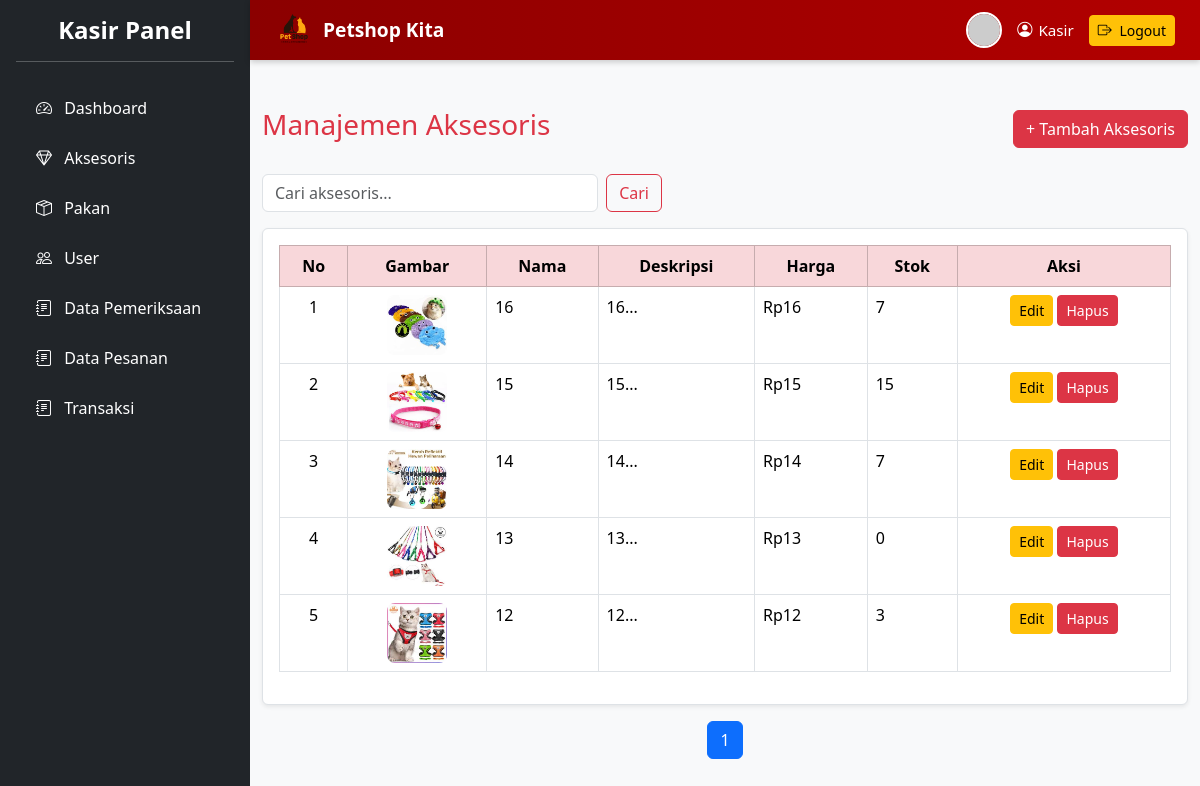
Page /kasir/aksesoris.php on the committed database.
### tables this page shows
CREATE TABLE `aksesoris_212238` (
  `id_212238` varchar(36) NOT NULL,
  `nama_aksesoris_212238` varchar(100) DEFAULT NULL,
  `harga_212238` int(11) DEFAULT NULL,
  `stok_212238` int(11) DEFAULT NULL,
  `foto_212238` varchar(100) DEFAULT NULL,
  `deskripsi_212238` text NOT NULL,
  `gambar_212238` varchar(255) NOT NULL
);

### kasir/aksesoris.php (the view, shortened to what this page needs)
<?php
include '../config/koneksi.php';
include 'includes/header.php';
$mode = 'main';
include 'includes/sidebar.php';
$limit = 10;
$page = isset($_GET['page']) ? (int)$_GET['page'] : 1;
$start = ($page - 1) * $limit;
$search = isset($_GET['search']) ? $_GET['search'] : '';
$search_sql = $search ? "WHERE nama_aksesoris_212238 LIKE '%$search%'" : "";
$total_query = mysqli_query($koneksi, "SELECT COUNT(*) as total FROM aksesoris_212238 $search_sql");
$total_data = mysqli_fetch_assoc($total_query)['total'];
$total_pages = ceil($total_data / $limit);
$query = "SELECT * FROM aksesoris_212238 $search_sql ORDER BY id_212238 DESC LIMIT $start, $limit";
$sql = mysqli_query($koneksi, $query);
?>
<div class="container mt-5">
  <div class="d-flex justify-content-between align-items-center mb-4">
    <h3 class="text-danger">Manajemen Aksesoris</h3>
    <a href="aksesoris/form_tambah.php" class="btn btn-danger">+ Tambah Aksesoris</a>
  </div>
  <form method="GET" class="mb-3 d-flex" style="max-width: 400px;">
    <input type="text" name="search" class="form-control me-2" placeholder="Cari aksesoris..." value="<?= htmlspecialchars($search) ?>">
    <button type="submit" class="btn btn-outline-danger">Cari</button>
  </form>
  <div class="table-responsive shadow-sm border rounded p-3 bg-white">
    <table class="table table-bordered table-hover">
      <thead class="table-danger text-center">
        <tr>
          <th>No</th>
          <th>Gambar</th>
          <th>Nama</th>
          <th>Deskripsi</th>
          <th>Harga</th>
          <th>Stok</th>
          <th>Aksi</th>
        </tr>
      </thead>
      <tbody>
        <?php
        $no = $start + 1;
        if (mysqli_num_rows($sql) > 0) {
          while ($data = mysqli_fetch_array($sql)) {
        ?>
        <tr>
          <td class="text-center"><?= $no++; ?></td>
          <td class="text-center">
            <img src="../assets/aksesoris/<?= htmlspecialchars($data['gambar_212238']); ?>" width="60" height="60" style="object-fit: cover; border-radius: 8px;">
          </td>
          <td><?= htmlspecialchars($data['nama_aksesoris_212238']); ?></td>
          <td><?= substr(htmlspecialchars($data['deskripsi_212238']), 0, 50); ?>...</td>
          <td>Rp<?= number_format($data['harga_212238'], 0, ',', '.'); ?></td>
          <td><?= $data['stok_212238']; ?></td>
          <td class="text-center">
            <a href="aksesoris/form_edit.php?id=<?= $data['id_212238']; ?>" class="btn btn-sm btn-warning">Edit</a>
            <a href="#"
               class="btn btn-sm btn-danger btn-hapus"
               data-id="<?= $data['id_212238']; ?>"
               data-nama="<?= htmlspecialchars($data['nama_aksesoris_212238']); ?>"
               data-jenis="aksesoris">
               Hapus
            </a>
          </td>
        </tr>
        <?php }
        } else {
          echo "<tr><td colspan='7' class='text-center'>Data tidak ditemukan</td></tr>";
        }
        ?>
      </tbody>
    </table>
  </div>
  <nav class="mt-3">
    <ul class="pagination justify-content-center">
      <?php for ($i = 1; $i <= $total_pages; $i++): ?>
        <li class="page-item <?= ($i == $page) ? 'active' : '' ?>">
          <a class="page-link" href="?search=<?= urlencode($search) ?>&page=<?= $i ?>"><?= $i ?></a>
        </li>
      <?php endfor; ?>
    </ul>
  </nav>
</div>

### kasir/includes/header.php (shortened to what this page needs)
<?php
$baseUrl = '/rina212238';
$adminNama = isset($_SESSION['user']['nama_212238']) ? $_SESSION['user']['nama_212238'] : 'Kasir';
$adminFoto = isset($_SESSION['user']['foto_212238']) && $_SESSION['user']['foto_212238'] != ''
    ? "../assets/user/" . $_SESSION['user']['foto_212238']
    : "https://ui-avatars.com/api/?name=Kasir&background=8B0000&color=fff";
?>
<!DOCTYPE html>
<html lang="id">
<head>
  <link href="https://cdn.jsdelivr.net/npm/bootstrap@5.3.3/dist/css/bootstrap.min.css" rel="stylesheet" />
  <link href="https://cdn.jsdelivr.net/npm/bootstrap-icons@1.10.5/font/bootstrap-icons.css" rel="stylesheet" />
</head>
<body>
<div class="topbar">
  <div class="logo">
    <img src="<?= $baseUrl ?>/logo.png" alt="Logo" height="38" style="border-radius: 6px;" />
    <span class="fw-bold">Petshop Kita</span>
  </div>
  <div class="admin-info">
    <img src="<?= $adminFoto ?>" class="admin-photo" alt="Foto Kasir">
    <span><i class="bi bi-person-circle"></i> <?= htmlspecialchars($adminNama) ?></span>
    <button class="btn btn-sm btn-warning" data-bs-toggle="modal" data-bs-target="#logoutModal">
      <i class="bi bi-box-arrow-right me-1"></i> Logout
    </button>
  </div>
</div>
<div style="height: 60px;"></div>

### kasir/includes/sidebar.php (shortened to what this page needs)
<?php
function sidebarLink($href, $icon, $text, $mode) {
    if ($mode === 'form') {
        return '<a href="#" class="sidebar-link disabled" style="cursor: default;">' .
               '<i class="bi ' . $icon . ' me-2"></i> ' . $text . '</a>';
    } else {
        return '<a href="' . $href . '" class="sidebar-link">' .
               '<i class="bi ' . $icon . ' me-2"></i> ' . $text . '</a>';
    }
}
?>
<div class="sidebar bg-dark text-white p-3" style="min-height: 100vh; width: 250px; position: fixed;">
  <div class="text-center mb-4">
    <h4 class="fw-bold">Kasir Panel</h4>
    <hr class="text-light">
  </div>
  <?php
  echo sidebarLink('index.php', 'bi-speedometer2', 'Dashboard', $mode);
  echo sidebarLink('aksesoris.php', 'bi-gem', 'Aksesoris', $mode);
  echo sidebarLink('pakan.php', 'bi-box-seam', 'Pakan', $mode);
  echo sidebarLink('user.php', 'bi-people', 'User', $mode);
  echo sidebarLink('periksa.php', 'bi-journal-text', 'Data Pemeriksaan', $mode);
  echo sidebarLink('pesanan.php', 'bi-journal-text', 'Data Pesanan', $mode);
  echo sidebarLink('transaksi.php', 'bi-journal-text', 'Transaksi', $mode);
  ?>
</div>
<link href="https://cdn.jsdelivr.net/npm/bootstrap-icons@1.10.5/font/bootstrap-icons.css" rel="stylesheet">

### kasir/includes/header.php (style rules this page uses)
body { font-family: 'Segoe UI', sans-serif; margin-left: 250px; background-color: #f8f9fa; }
.sidebar { width: 250px; height: 100vh; position: fixed; top: 0; left: 0; background-color: #8B0000; color: white; padding-top: 1rem; }
.sidebar a { color: white; text-decoration: none; display: block; padding: 10px 20px; }
.topbar { position: fixed; top: 0; left: 250px; right: 0; background: linear-gradient(to right, #8B0000, #b30000); color: white; height: 60px; display: flex; align-items: center; justify-content: space-between; padding: 0 25px; box-shadow: 0 2px 6px rgba(0,0,0,0.2); z-index: 999; }
.logo { display: flex; align-items: center; gap: 10px; font-size: 1.2rem; }
.admin-info { display: flex; align-items: center; gap: 15px; font-size: 0.95rem; }
.admin-info span { display: flex; align-items: center; gap: 6px; }
.admin-photo { width: 36px; height: 36px; border-radius: 50%; object-fit: cover; border: 2px solid white; }
.btn-warning { font-weight: 500; transition: background-color 0.2s ease; }

### kasir/includes/sidebar.php (style rules this page uses)
.sidebar-link { display: block; padding: 12px 15px; margin-bottom: 6px; color: #fff; text-decoration: none; border-radius: 0.375rem; transition: 0.2s ease; }

### rows in the picture
aksesoris_212238: gambar_212238 (picture), nama_aksesoris_212238 "16", deskripsi_212238 "16", harga_212238 "16", stok_212238 "7"
aksesoris_212238: gambar_212238 (picture), nama_aksesoris_212238 "15", deskripsi_212238 "15", harga_212238 "15", stok_212238 "15"
aksesoris_212238: gambar_212238 (picture), nama_aksesoris_212238 "14", deskripsi_212238 "14", harga_212238 "14", stok_212238 "7"
aksesoris_212238: gambar_212238 (picture), nama_aksesoris_212238 "13", deskripsi_212238 "13", harga_212238 "13", stok_212238 "0"
aksesoris_212238: gambar_212238 (picture), nama_aksesoris_212238 "12", deskripsi_212238 "12", harga_212238 "12", stok_212238 "3"

### other values in the picture
$adminNama "Kasir"
$text "Dashboard Aksesoris Pakan User Data Pemeriksaan Data Pesanan Transaksi"
